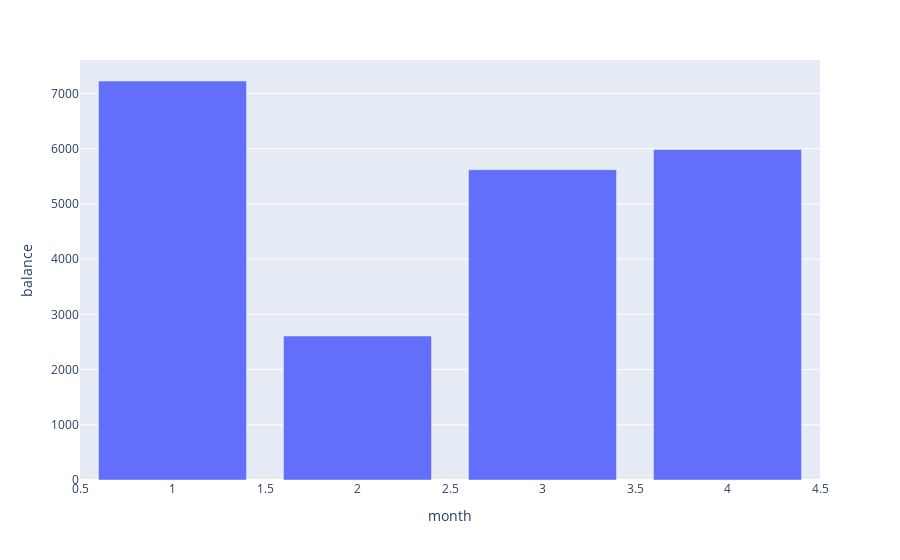

The notebook cell this image was saved under:
### Code cell
months = ['Jan', 'Feb', 'Mar', 'Apr', 'May', 'Jun', 'Jul', 'Aug', 'Sep', 'Oct', 'Nov', 'Dec']
year = 2024
tmp = sella.groupby(['year','month']).agg({'amount':'sum', 'balance':'last'}).reset_index()

fig = px.bar(
    data_frame=tmp[tmp.year == year],
    x='month',
    y='balance'
)

fig.show()

### Figure 1 — Plotly figure (JSON) as saved in the notebook; plotly's stock layout.template omitted (floating-point values rounded to 4 significant figures)
{"data": [{"alignmentgroup": "True", "hovertemplate": "month=%{x}<br>balance=%{y}<extra></extra>", "legendgroup": "", "marker": {"color": "#636efa", "pattern": {"shape": ""}}, "name": "", "offsetgroup": "", "orientation": "v", "showlegend": false, "textposition": "auto", "type": "bar", "x": [1, 2, 3, 4], "xaxis": "x", "y": [7227.0, 2608.0, 5620.0, 5988.0], "yaxis": "y"}], "layout": {"barmode": "relative", "legend": {"tracegroupgap": 0}, "margin": {"t": 60}, "xaxis": {"anchor": "y", "domain": [0, 1], "title": {"text": "month"}}, "yaxis": {"anchor": "x", "domain": [0, 1], "title": {"text": "balance"}}}}
